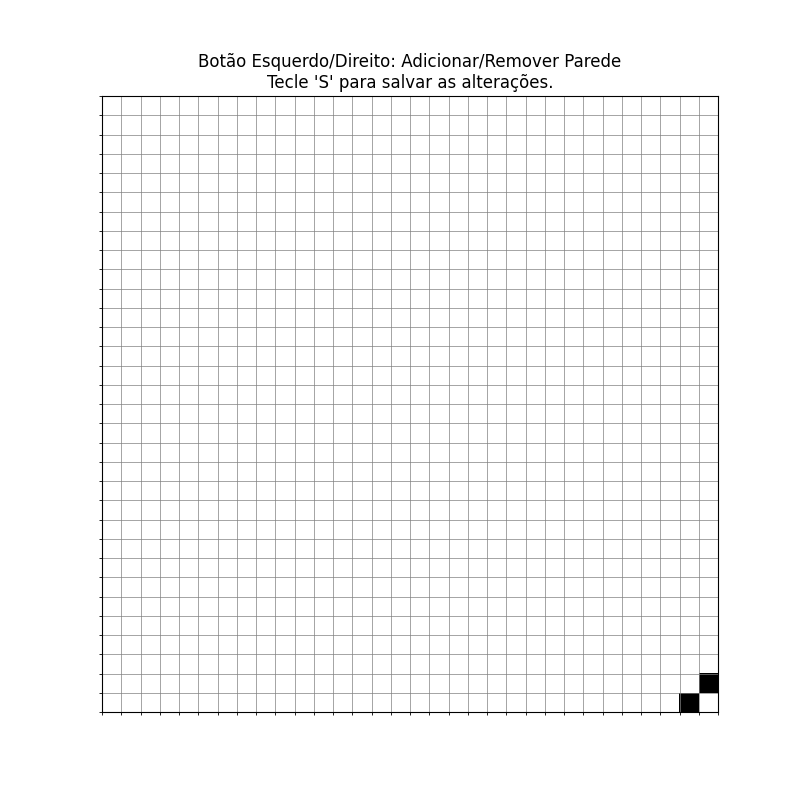
#> input picture fechado_pior_caso.png, 800 x 800 px
$ python converter_npy.py
#> lines starting #> are read from the running program, lines starting #| are printed output that depends on the picture; after the words box and inside, x2 and y2 are one past the last pixel; in counts of white or black regions, pixels touching at a corner belong together
"""
converter_npy.py
=================
Converte uma IMAGEM de labirinto (PNG/JPG — ex.: um mapa desenhado ou uma
figura salva pelo plot_maze/generate_maze) em uma matriz 32×32 salva em .npy,
no mesmo formato consumido por generate_maze.py / qlearning_visualizer.py
(0 = caminho livre, 1 = parede).

Pipeline (OpenCV):
  1. Carrega a imagem e converte para tons de cinza.
  2. Binariza (THRESH_BINARY_INV) para destacar linhas/paredes.
  3. Isola a região do labirinto pelo maior contorno externo.
  4. Divide o recorte numa grade 32×32 e amostra o pixel CENTRAL de cada
     célula: pixel escuro (< 50) → parede (1); claro → livre (0). O limiar
     50 garante que marcadores coloridos de Início/Meta sejam lidos como
     caminho livre.
  5. Salva a matriz em .npy.

Uso: edite as duas linhas finais (imagem de entrada / arquivo de saída) e
rode `python converter_npy.py`. Requer: pip install opencv-python numpy
"""

import cv2
import numpy as np

def converter_imagem_para_npy(caminho_imagem, caminho_saida, tamanho_grade=32):
    # 1. Carregar a imagem
#> called with caminho_imagem = 'fechado_pior_caso.png', caminho_saida = 'fechado_pior_caso.npy', tamanho_grade = 32
    img = cv2.imread(caminho_imagem)
#> img is the input picture: shape (800, 800, 3); min 0, max 255, mean 247.3
    if img is None:
        print("Erro: Não foi possível carregar a imagem. Verifique o caminho.")
        return

    # Converter para tons de cinza
    gray = cv2.cvtColor(img, cv2.COLOR_BGR2GRAY)

    # 2. Binarizar a imagem (Fundo vira preto, linhas/textos viram brancos)
    _, thresh = cv2.threshold(gray, 200, 255, cv2.THRESH_BINARY_INV)
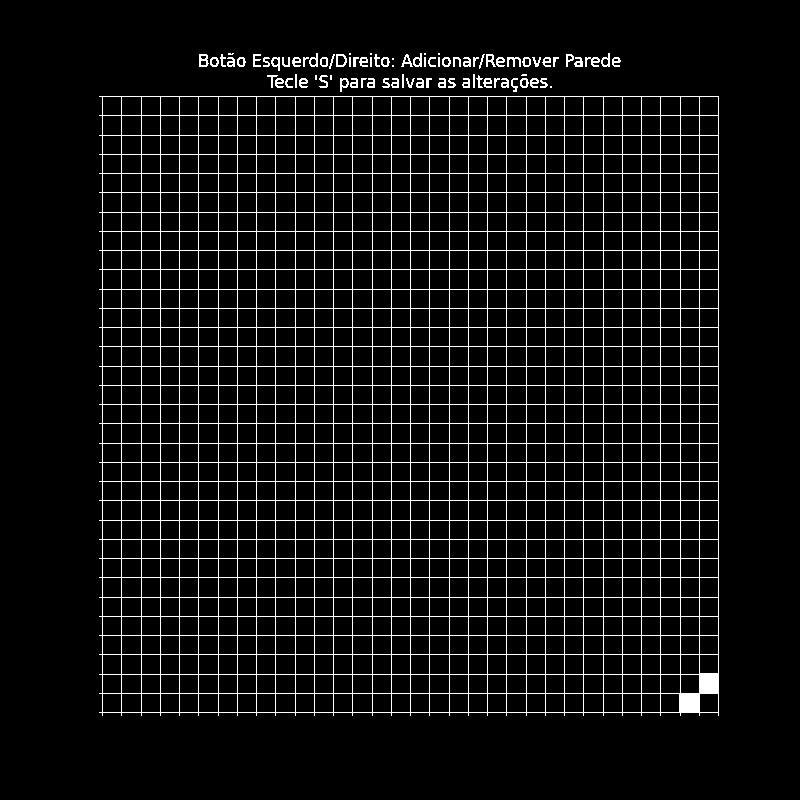
#> thresh: shape (800, 800); 6.9% white in thin lines or dots, all inside (x1, y1, x2, y2) = (99, 53, 719, 716)

    # 3. Encontrar os contornos para isolar a área do labirinto
    contours, _ = cv2.findContours(thresh, cv2.RETR_EXTERNAL, cv2.CHAIN_APPROX_SIMPLE)
#> contours = 83 contours, 26 with area under 20; largest, box (x1, y1, x2, y2) and area: (99, 96, 719, 716) 379520, (336, 54, 347, 67) 109, (199, 54, 209, 67) 95, (413, 53, 422, 67) 70, (340, 78, 349, 92) 68

    # A grade principal do labirinto será o maior contorno da imagem
    maior_contorno = max(contours, key=cv2.contourArea)
#> maior_contorno = contour of 325 points, box (x1, y1, x2, y2) (99, 96, 719, 716), area 379520
    x, y, w, h = cv2.boundingRect(maior_contorno)
#> x = 99; y = 96; w = 620; h = 620

    # 4. Recortar apenas a região do labirinto
    labirinto_roi = gray[y:y+h, x:x+w]
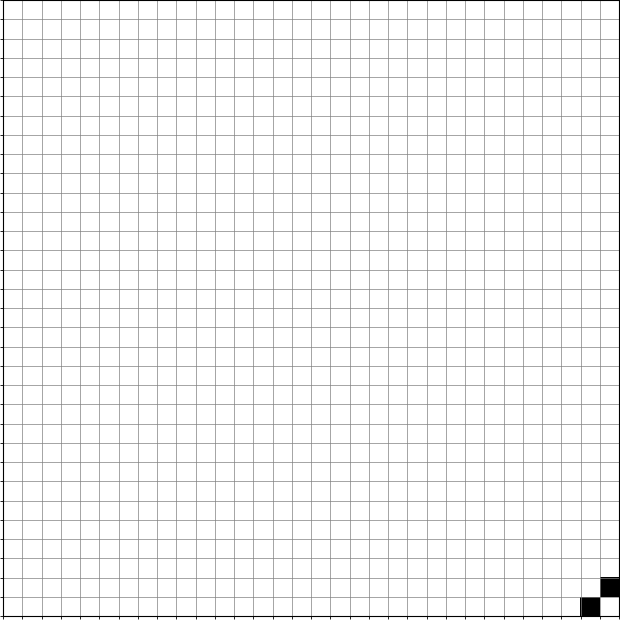
#> labirinto_roi: shape (620, 620); min 0, max 255, mean 244

    # 5. Criar matriz vazia para armazenar os dados (32x32)
    matriz_labirinto = np.zeros((tamanho_grade, tamanho_grade), dtype=np.int8)

    # Calcular o tamanho de cada célula na imagem recortada
    largura_celula = w / tamanho_grade
#> largura_celula = 19.38
    altura_celula = h / tamanho_grade
#> altura_celula = 19.38

    # 6. Varrer as células para identificar caminhos (0) e paredes (1)
    for linha in range(tamanho_grade):
        for coluna in range(tamanho_grade):
            # Encontrar as coordenadas do pixel central da célula atual
            centro_x = int((coluna * largura_celula) + (largura_celula / 2))
            centro_y = int((linha * altura_celula) + (altura_celula / 2))

            # Ler a cor do pixel (valores próximos de 0 são pretos)
            valor_pixel = labirinto_roi[centro_y, centro_x]

            # O limiar 50 garante que o Início (verde) e a Meta (vermelho) sejam lidos como caminho (0)
            if valor_pixel < 50:
                matriz_labirinto[linha, coluna] = 1 # Parede
            else:
                matriz_labirinto[linha, coluna] = 0 # Caminho livre
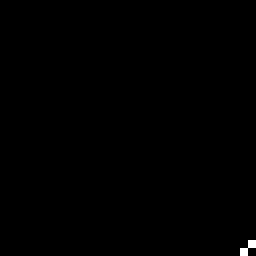
#> matriz_labirinto: shape (32, 32) int8 (shown 8 times larger); values 0 (black) and 1 (white), 0.2% white in thin lines or dots, all inside (x1, y1, x2, y2) = (30, 30, 32, 32)

    # 7. Salvar o array no formato .npy
    np.save(caminho_saida, matriz_labirinto)
    print(f"Sucesso! Matriz salva em: {caminho_saida}")

# Executar a conversão
converter_imagem_para_npy('fechado_pior_caso.png', 'fechado_pior_caso.npy')

$ run again, with labirinto_bom.png copied over fechado_pior_caso.png
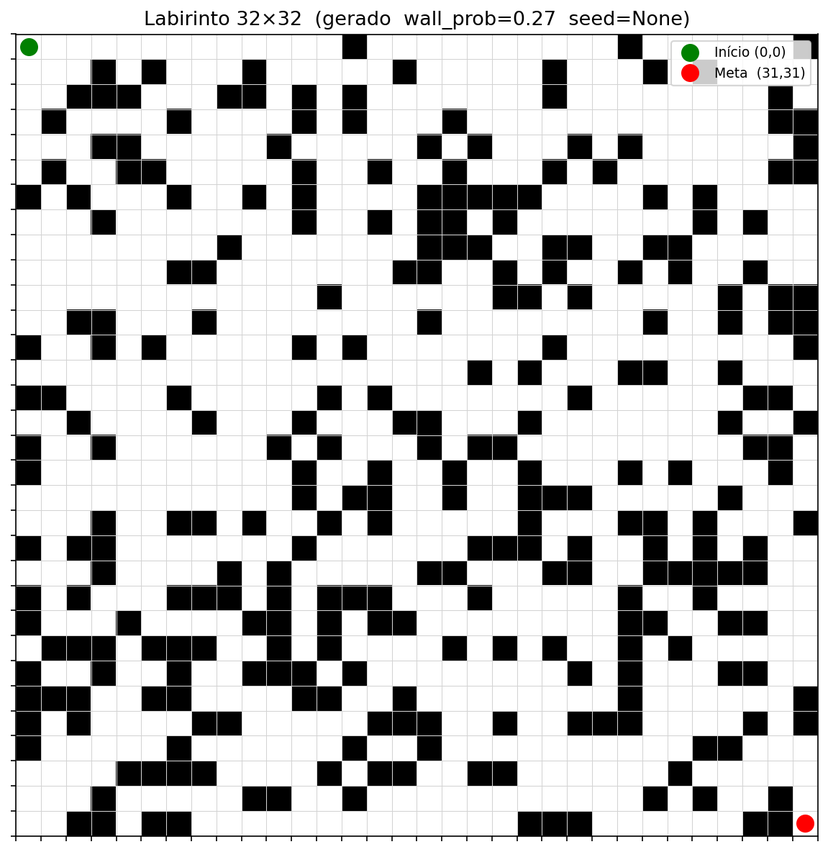
#> input picture labirinto_bom.png, 828 x 852 px, shrunk from 1151 x 1184 before the run
#> in converter_imagem_para_npy, img is the input picture: shape (852, 828, 3); mean B, G, R 189.3, 189.4, 189.5
#> in converter_imagem_para_npy, `_, thresh = cv2.threshold(gray, 200, 255, cv2.THRESH_BINARY_INV)`:
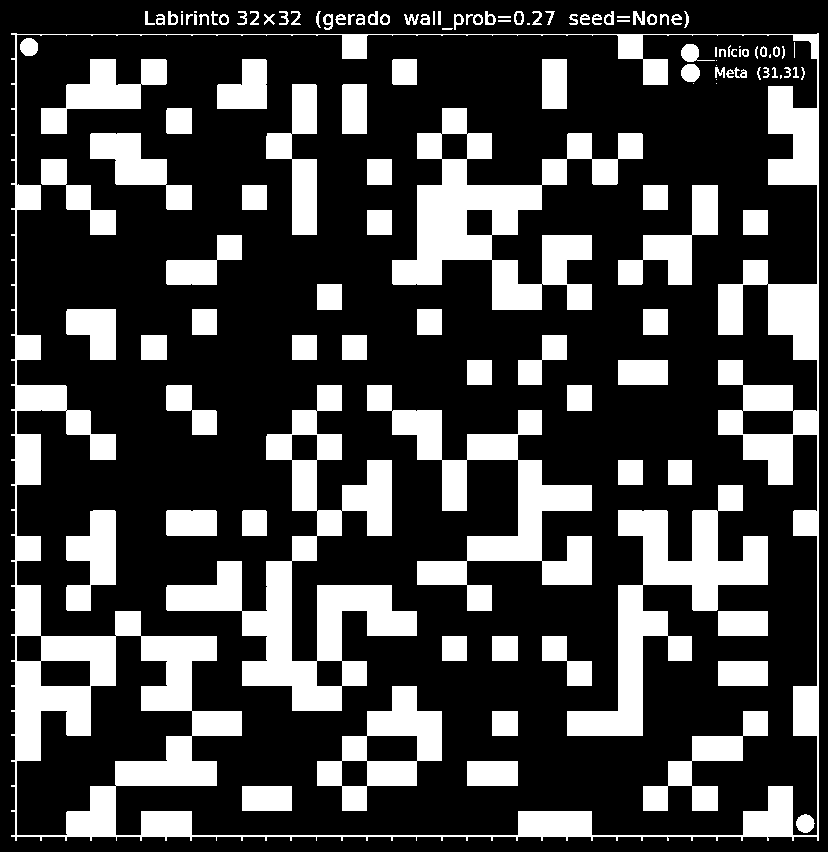
#> thresh: shape (852, 828); 26.9% white; 130 white regions (13 under 20 px)
#> contours = 50 contours, 13 with area under 20; largest, box (x1, y1, x2, y2) and area: (11, 33, 819, 841) 644318, (514, 11, 524, 25) 105, (485, 11, 496, 25) 96, (323, 14, 333, 30) 96, (368, 11, 378, 25) 91
#> maior_contorno = contour of 393 points, box (x1, y1, x2, y2) (11, 33, 819, 841), area 644318
#> x = 11; y = 33; w = 808
#> largura_celula = 25.25
#> after the loop in converter_imagem_para_npy, `for linha in range(tamanho_grade):`:
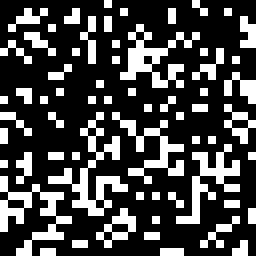
#> matriz_labirinto: shape (32, 32) int8 (shown 8 times larger); values 0 (black) and 1 (white), 27.7% white in thin lines or dots

$ run again, with mapa_melhor.png copied over fechado_pior_caso.png
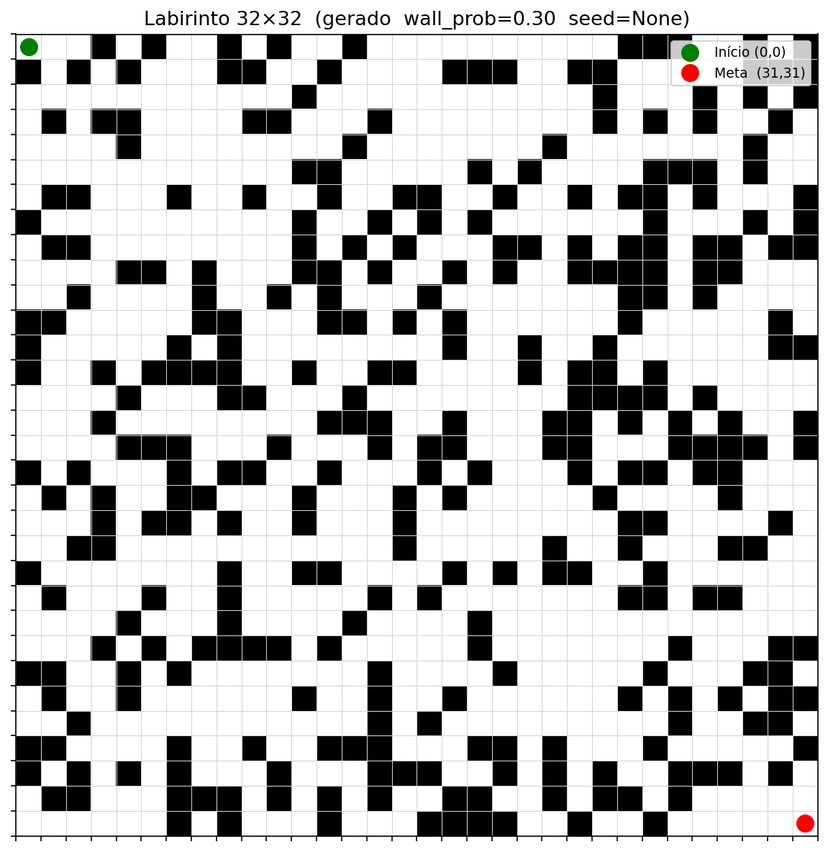
#> input picture mapa_melhor.png, 828 x 852 px, shrunk from 1151 x 1184 before the run
#> in converter_imagem_para_npy, img is the input picture: shape (852, 828, 3); mean B, G, R 182.6, 182.7, 182.8
#> in converter_imagem_para_npy, `_, thresh = cv2.threshold(gray, 200, 255, cv2.THRESH_BINARY_INV)`:
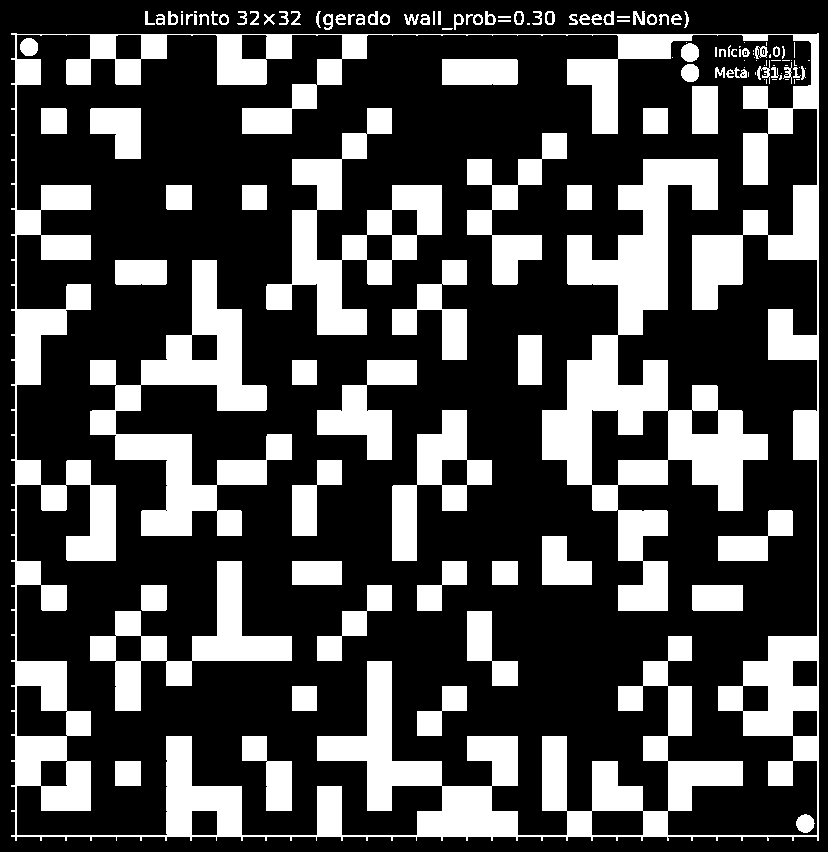
#> thresh: shape (852, 828); 29.7% white; 140 white regions (40 under 20 px)
#> contours = 50 contours, 13 with area under 20; largest, box (x1, y1, x2, y2) and area: (11, 33, 819, 841) 644318, (545, 11, 555, 25) 107, (514, 11, 524, 25) 105, (485, 11, 496, 25) 96, (323, 14, 333, 30) 96
#> maior_contorno = contour of 393 points, box (x1, y1, x2, y2) (11, 33, 819, 841), area 644318
#> x = 11; y = 33; w = 808
#> largura_celula = 25.25
#> after the loop in converter_imagem_para_npy, `for linha in range(tamanho_grade):`:
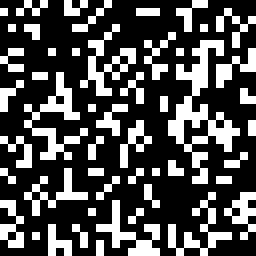
#> matriz_labirinto: shape (32, 32) int8 (shown 8 times larger); values 0 (black) and 1 (white), 30.7% white in thin lines or dots
